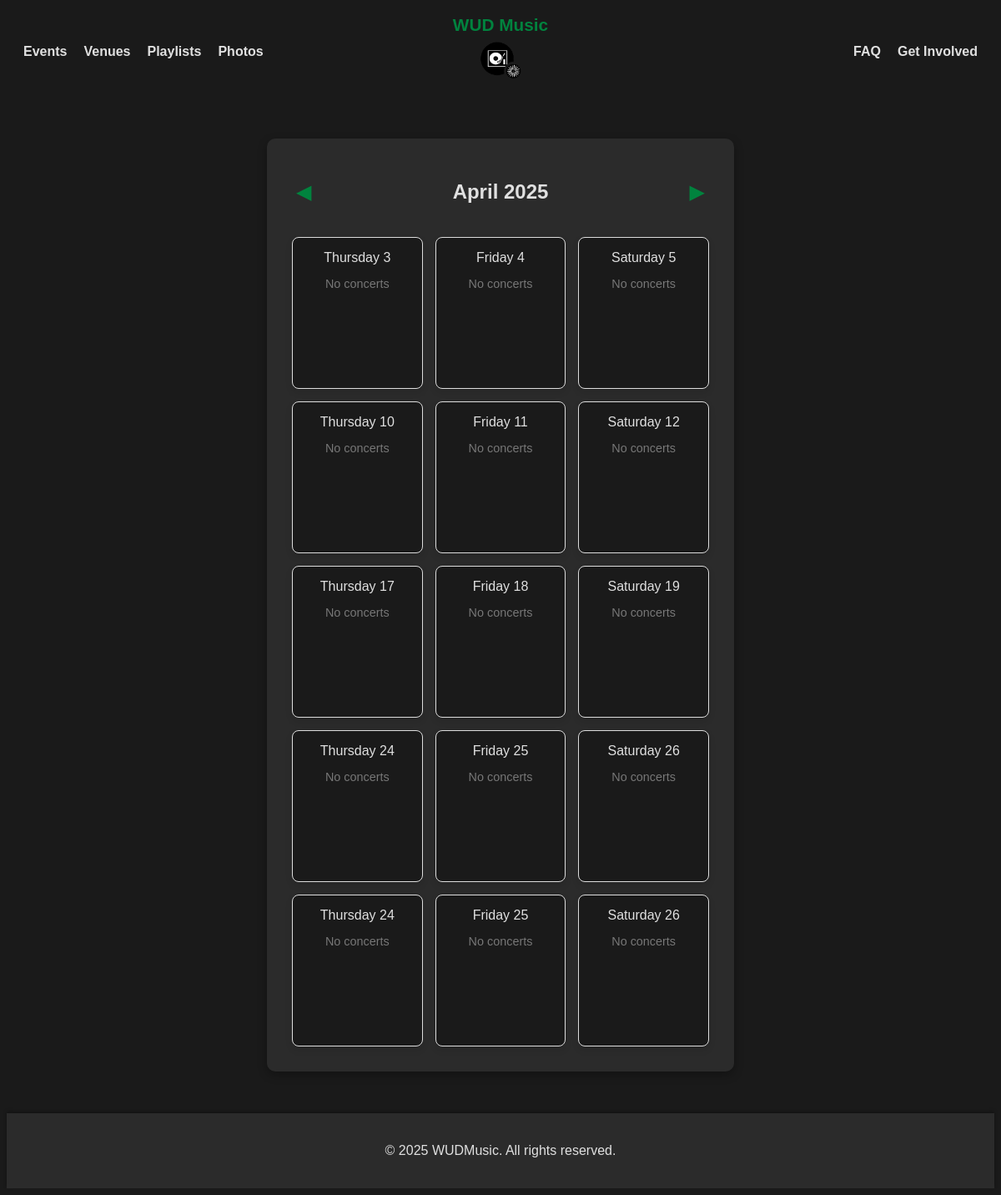
/calendar/, run on an earlier commit of the app's database.
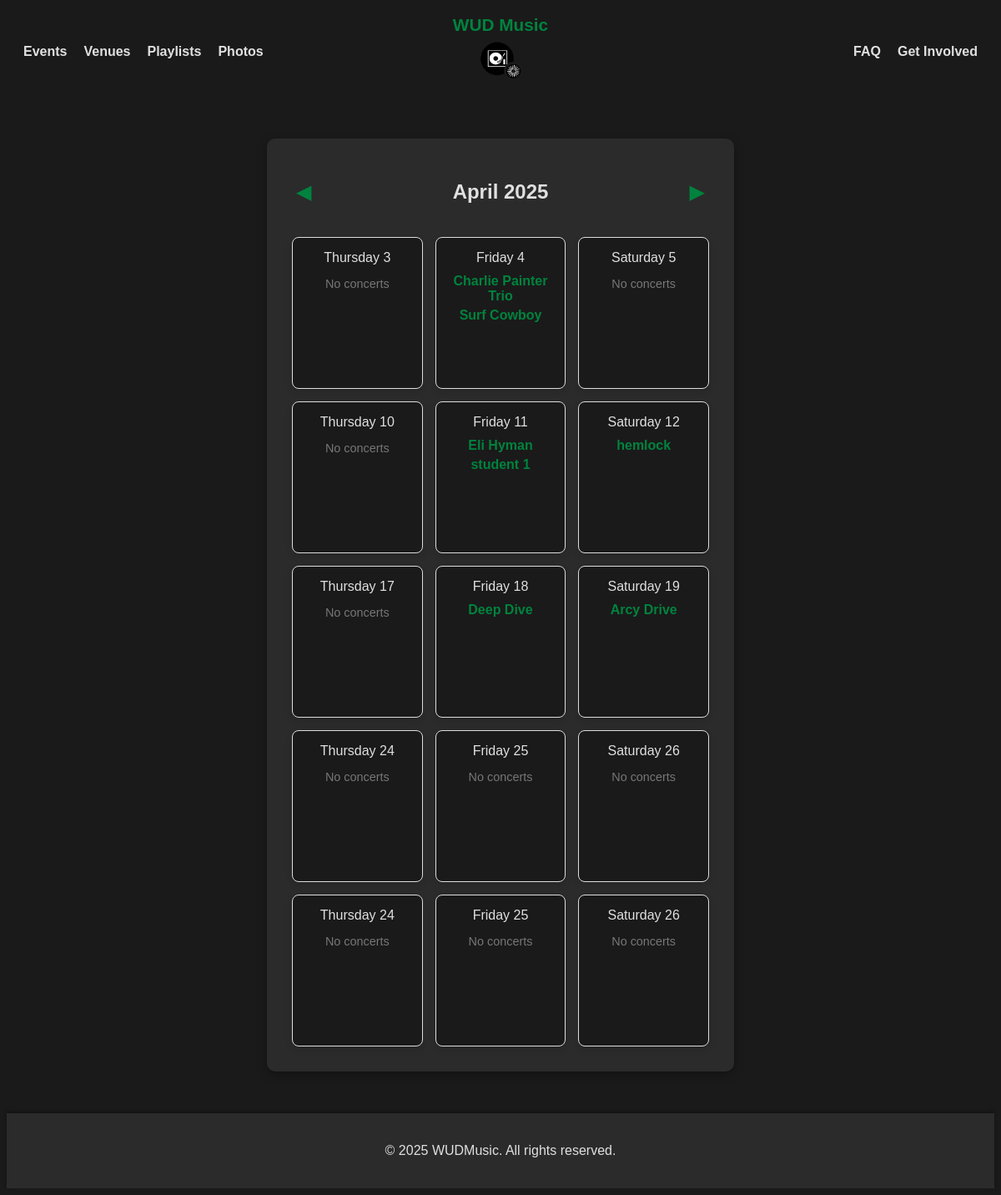
And on a later commit of the database.
### home/models.py (models this page shows, shortened)
class Concert(models.Model):
    id = models.AutoField(primary_key=True)
    name = models.CharField(max_length=255)
    date = models.DateTimeField()
    venue = models.CharField(max_length=255)
    description = models.TextField()
    spotify = models.URLField(blank=True, null=True)
    instagram = models.URLField(blank=True, null=True)
    image = models.ImageField(
        upload_to='concert_images/',
        blank=True,
        null=True,
        default='concert_images/default.jpg'
    )

### home/views.py (the view)
# urls.py: path('calendar/', views.calendar_view, name='calendar'),
def calendar_view(request, year=None, month=None):
    today = datetime.today()
    year = year or today.year
    month = month or today.month
    first_day = datetime(year, month, 1)
    last_day = datetime(year, month, calendar.monthrange(year, month)[1])
    dates_grid = []
    week_row = [None, None, None]  # Start with an empty row of placeholders
    current_day = first_day
    while current_day <= last_day:
        if current_day.weekday() == 3:  # Thursday starts a new row
            week_row = [None, None, None]
        if current_day.weekday() in [3, 4, 5]:  # Thursday, Friday, Saturday
            concerts = Concert.objects.filter(date__date=current_day.date())
            day_info = {
                'day_name': current_day.strftime('%A'),
                'day_num': current_day.day,
                'date': current_day,
                'concerts': concerts,
            }
            week_row[current_day.weekday() - 3] = day_info
            if current_day.weekday() == 5:
                dates_grid.append(week_row)
        current_day += timedelta(days=1)
    if any(week_row):
        dates_grid.append(week_row)
    next_month = 1 if month == 12 else month + 1
    next_year = year + 1 if month == 12 else year
    prev_month = 12 if month == 1 else month - 1
    prev_year = year - 1 if month == 1 else year
    context = {
        'dates_grid': dates_grid,
        'month_name': calendar.month_name[month],
        'year': year,
        'next_month': next_month,
        'next_year': next_year,
        'prev_month': prev_month,
        'prev_year': prev_year,
    }
    return render(request, 'home/calendar.html', context)

### home/templates/home/calendar.html (shortened to what this page needs)
{% extends "base.html" %}
{% load static %}
{% block extra_head %}
    <link rel="stylesheet" type="text/css" href="{% static 'home/css/calendar.css' %}">
{% endblock %}
{% block content %}
<div class="container">
    <div class="calendar-container">
        <div class="calendar-header">
            <a href="{% url 'home:calendar_month' prev_year prev_month %}" class="arrow">&#9664;</a>
            <h2>{{ month_name }} {{ year }}</h2>
            <a href="{% url 'home:calendar_month' next_year next_month %}" class="arrow">&#9654;</a>
        </div>
        <div class="calendar-grid">
            {% for week_row in dates_grid %}
                {% for date_info in week_row %}
                    <div class="calendar-day">
                        {% if date_info %}
                            <span class="day">{{ date_info.day_name }}</span>
                            <span class="date">{{ date_info.day_num }}</span>
                            {% if date_info.concerts %}
                                <ul class="concert-list">
                                    {% for concert in date_info.concerts %}
                                    <li class="concert-item">
                                        <a href="{% url 'home:concert_detail' concert.id %}" class="concert-link">{{ concert.name }}</a>
                                    </li>
                                    {% endfor %}
                                </ul>
                            {% else %}
                                <p class="no-concert">No concerts</p>
                            {% endif %}
                        {% else %}
                            <div class="empty-cell"></div>
                        {% endif %}
                    </div>
                {% endfor %}
            {% endfor %}
        </div>
    </div>
</div>
{% endblock %}

### templates/base.html (shortened to what this page needs)
{% load static %}
<!DOCTYPE html>
<html lang="en">
<head>
    <link rel="stylesheet" type="text/css" href="{% static 'css/styles.css' %}">
    {% block extra_head %}{% endblock %}
</head>
<body>
<header>
    {% block header %}
        <nav aria-label="Main Navigation">
            <ul class="nav-left">
                <li><a href="{% url 'home:calendar' %}" class="nav-link">Events</a></li>
                <li class="dropdown">
                    <a href="{% url 'home:wip' %}" class="login_btn">Venues</a>
                </li>
                <li class="dropdown">
                    <a href="{% url 'home:wip' %}" class="login_btn">Playlists</a>
                </li>
                <li class="dropdown">
                    <a href="{% url 'home:wip' %}" class="login_btn">Photos</a>
                </li>
            </ul>
            <div class="nav-center">
                <h1 class="site-title">WUD Music</h1>
                <div class="logo">
                    <a href="{% url 'home:home' %}" class="login_btn"><img src="{% static 'images/wud.png' %}" alt="DayTour.png"></a>
                </div>
            </div>
            <ul class="nav-right">
                <li class="dropdown">
                    <a href="{% url 'home:wip' %}" class="login_btn">FAQ</a>
                </li>
                <li class="dropdown">
                    <a href="{% url 'home:wip' %}" class="login_btn">Get Involved</a>
                </li>
            </ul>
        </nav>
    {% endblock %}
</header>
    <main>
        {% block content %}{% endblock %}
    </main>
    <footer>
        {% block footer %}
        <p>&copy; {% now "Y" %} WUDMusic. All rights reserved.</p>
        {% endblock %}
    </footer>
</body>
</html>

### static/css/styles.css (style rules this page uses)
body { font-family: 'Raleway', sans-serif; background-color: #1a1a1a; color: #e0e0e0; }
footer { background-color: #2b2b2b; text-align: center; padding: 20px 0; margin-top: 40px; box-shadow: 0 -2px 4px rgba(0, 0, 0, 0.3); color: #e0e0e0; }
nav { position: relative; display: flex; align-items: center; justify-content: center; padding: 10px 20px; }
.nav-center { display: flex; flex-direction: column; align-items: center; text-align: center; margin-bottom: 5px; }
.nav-right .dropdown { position: relative; }
.site-title { font-size: 1.3em; font-weight: bold; color: #00833e; margin: 0; padding: 0; }
.logo img { width: 50px; height: auto; margin-top: 5px; }
.nav-left, .nav-right { position: absolute; display: flex; gap: 50px; }
.nav-left { left: 20px; }
.nav-right { right: 20px; }
nav ul { list-style: none; display: flex; gap: 20px; margin: 0; padding: 0; }
nav a { text-decoration: none; color: #e0e0e0; font-weight: bold; transition: color 0.3s ease; }
.container, .user_card { width: 100%; max-width: 500px; margin: 50px auto; padding: 30px; text-align: center; background-color: #2b2b2b; border-radius: 10px; box-shadow: 0 4px 12px rgba(0, 0, 0, 0.3); color: #e0e0e0; }
.nav-left, .nav-right { list-style: none; display: flex; gap: 20px; }
.dropdown { position: relative; }

### home/static/home/css/calendar.css (style rules this page uses)
.calendar-container { text-align: center; max-width: 800px; margin: 0 auto; }
.calendar-header { display: flex; justify-content: space-between; align-items: center; margin-bottom: 20px; }
.arrow { font-size: 1.5em; color: #00833e; text-decoration: none; padding: 5px; transition: color 0.3s ease; }
.calendar-grid { display: grid; grid-template-columns: repeat(3, 1fr); gap: 15px; }
.calendar-day { background-color: #1a1a1a; border: 1px solid #ddd; border-radius: 8px; padding: 15px; box-shadow: 0 4px 8px rgba(0, 0, 0, 0.1); text-align: center; min-height: 150px; }
.concert-list { list-style: none; padding: 0; margin-top: 10px; }
.concert-item { margin-top: 5px; }
.concert-link { text-decoration: none; color: #00833e; font-weight: bold; cursor: pointer; transition: color 0.3s ease; }
.no-concert { font-size: 0.9em; color: #777; }

What changed in the data, as far as the page shows it:
added Concert: name "Charlie Painter Trio", shown under "Friday"
added Concert: name "Surf Cowboy", shown under "Friday"
added Concert: name "Eli Hyman", shown under "Friday"
added Concert: name "student 1", shown under "Friday"
added Concert: name "hemlock", shown under "Saturday"
added Concert: name "Deep Dive", shown under "Friday"
added Concert: name "Arcy Drive", shown under "Saturday"
Also different on the page:
list line gone: "No concerts"
list line gone: "No concerts No concerts"
